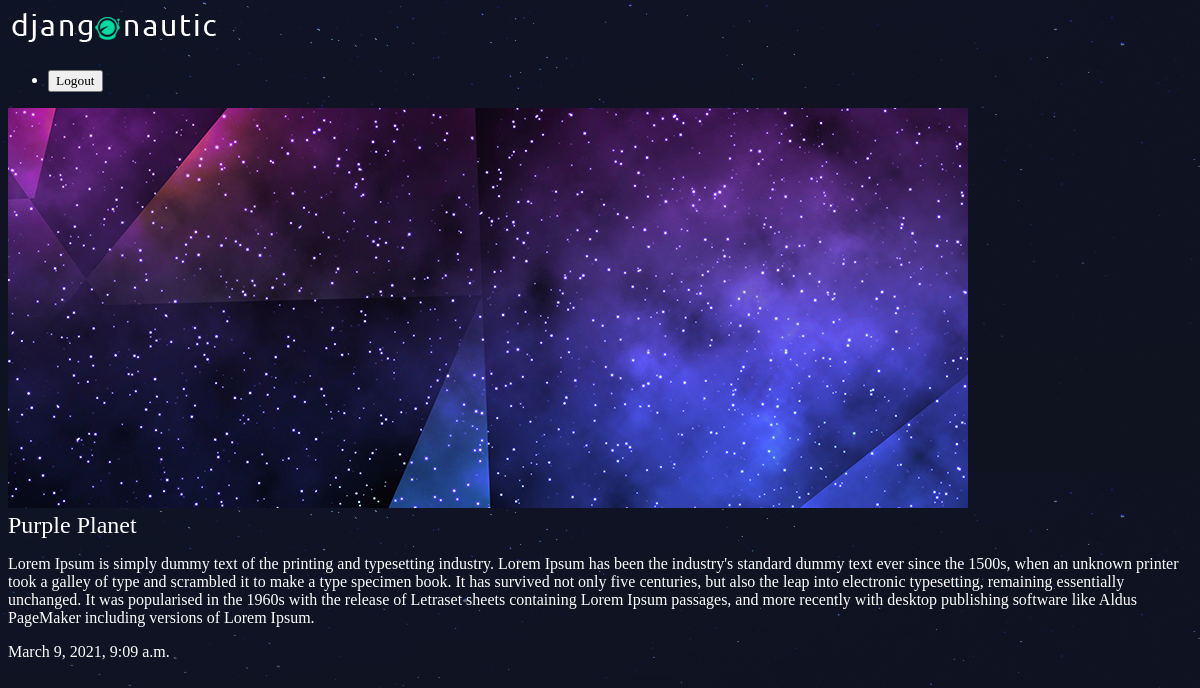
The page /articles/purplegalaxy/ on the database its author committed.
### articles/models.py (models this page shows, shortened)
class Article(models.Model):
    title = models.CharField(max_length=100)
    slug = models.SlugField()
    body = models.TextField()
    date = models.DateTimeField(auto_now_add=True)
    thumb = models.ImageField(default='default.png', blank=True)

### articles/views.py (the view)
# urls.py: re_path(r'^(?P<slug>[\w-]+)/$', views.article_detail, name="detail"),
def article_detail(request, slug):
    article = Article.objects.get(slug=slug)
    return render(request, 'articles/article_detail.html', {'article':article})

### articles/templates/articles/article_detail.html
{% extends 'base_layout.html' %}
{% block content %}
<div class="article-detail">
    <div class="article">
        <img src="{{ article.thumb.url }}"/>
        <h2>{{ article.title }}</h2>
        <p>{{ article.body }}</p>
        <p>{{ article.date }}</p>
    </div>
</div>
{% endblock %}

### assets/style.css (style rules this page uses)
body { background-color: #0f121f; background-image: url(stars.png); background-repeat-y: no-repeat; color: #fff; }
body * { font-family: Ubuntu; }
h1, h2, h3, h4, h5 { font-weight: normal; margin: 0; }

### rows shown on the page
Article: thumb (picture), title "Purple Planet", body "Lorem Ipsum is simply dummy text of the printing and typesetting industry. Lorem Ipsum has been the industry's standard dummy text ever since the 1500s, when an unknown printer took a galley of type and scrambled it to make a type specimen book. It has survived not only five centuries, but also the leap into electronic typesetting, remaining essentially unchanged. It was popularised in the 1960s with the release of Letraset sheets containing Lorem Ipsum passages, and more recently with desktop publishing software like Aldus PageMaker including versions of Lorem Ipsum.", date "March 9, 2021, 9:09 a.m."
